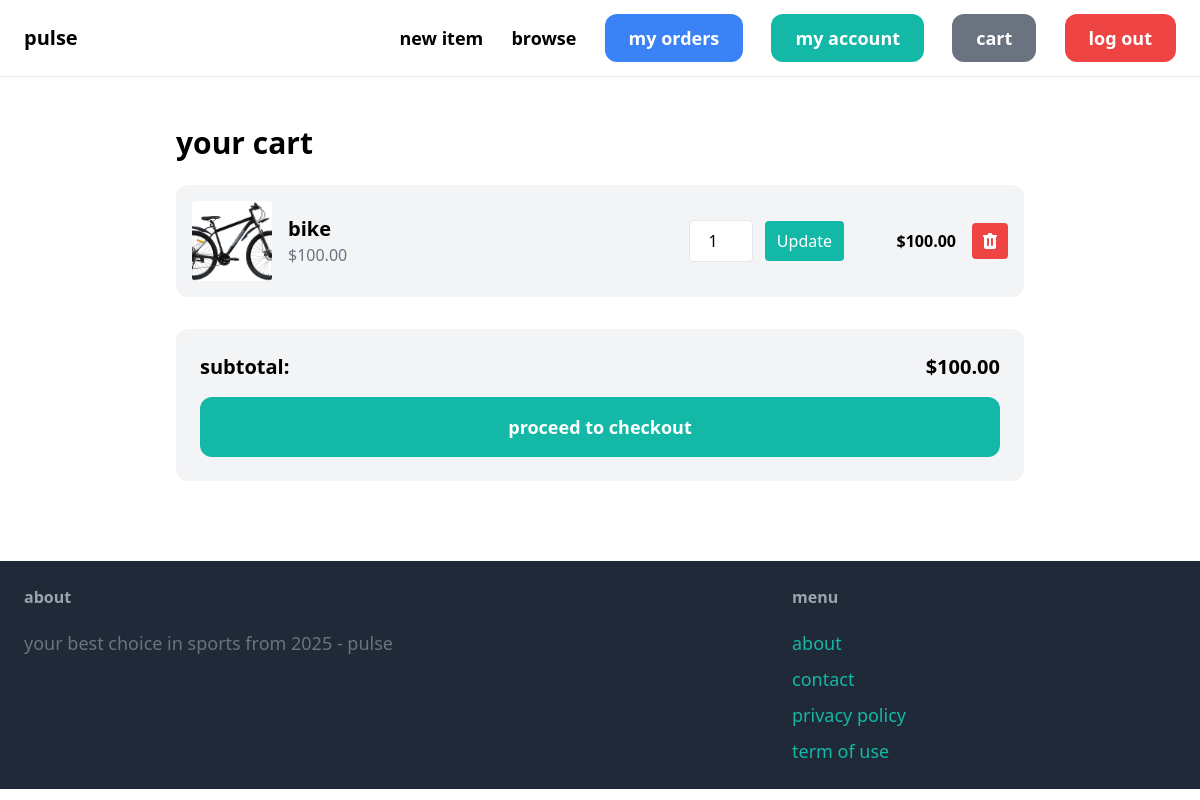
/items/cart/ (signed in), run on an earlier commit of the app's database.
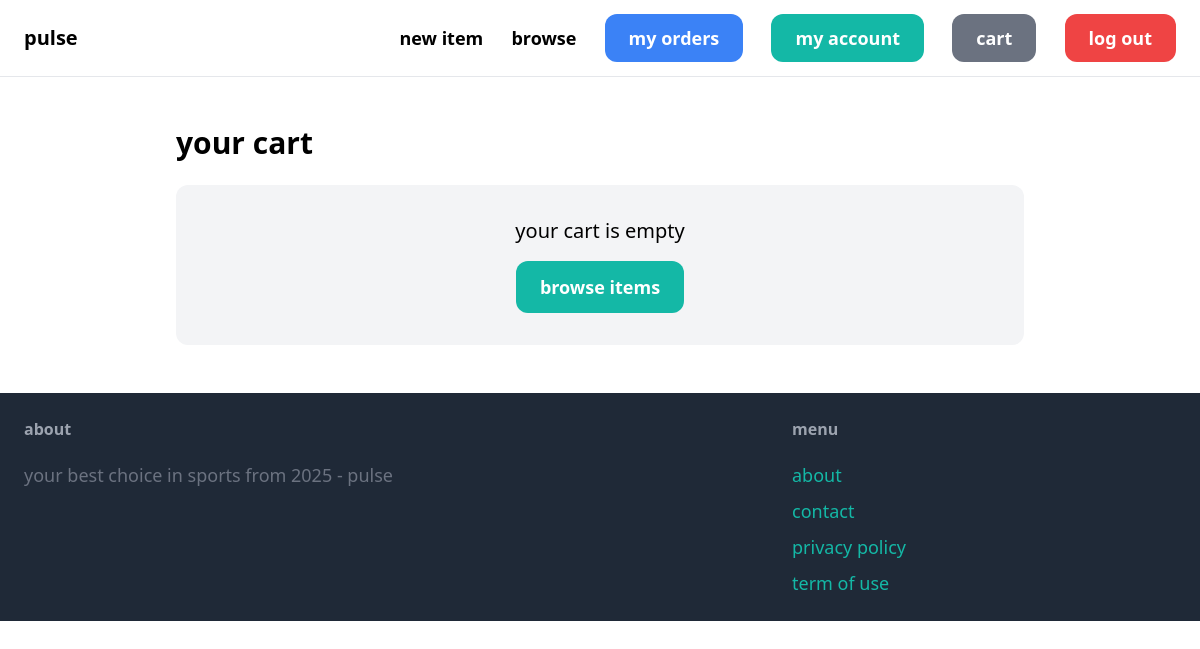
And on a later commit of the database.
### item/models.py (models this page shows, shortened)
class CartItem(models.Model):
    cart = models.ForeignKey(Cart, related_name='items', on_delete=models.CASCADE)
    item = models.ForeignKey(Item, related_name='cart_items', on_delete=models.CASCADE)
    quantity = models.PositiveIntegerField(default=1)
    added_at = models.DateTimeField(auto_now_add=True)
    @property
    def total_price(self):
        return self.item.price * self.quantity

class Item(models.Model):
    category = models.ForeignKey(Category, related_name='items', on_delete=models.CASCADE)
    name = models.CharField(max_length=255)
    description = models.TextField(blank=True, null=True)
    price = models.FloatField()
    image = models.ImageField(upload_to='item_images', blank=True, null=True)
    is_sold = models.BooleanField(default=False)
    created_by = models.ForeignKey(User, related_name='items', on_delete=models.CASCADE)
    created_at = models.DateField(auto_now_add=True)
    is_available = models.BooleanField(default=True)

class Cart(models.Model):
    user = models.ForeignKey(User, related_name='carts', on_delete=models.CASCADE)
    created_at = models.DateTimeField(auto_now_add=True)
    is_active = models.BooleanField(default=True)
    class Meta:
        constraints = [
            models.UniqueConstraint(
                fields=['user'],
                condition=models.Q(is_active=True),
                name='unique_active_cart_per_user'
            )
        ]
    @property
    def total_price(self):
        return sum(item.total_price for item in self.items.all())

### item/views.py (the view)
# urls.py: path('cart/', views.view_cart, name='cart'),
@login_required
def view_cart(request):
    cart, created = Cart.objects.get_or_create(
        user=request.user,
        is_active=True
    )
    return render(request, 'item/cart.html', {'cart': cart})

### item/templates/item/cart.html (shortened to what this page needs)
{% extends 'core/base.html' %}
{% block content %}
<div class="max-w-4xl mx-auto p-6">
    <h1 class="text-3xl font-bold mb-6">your cart</h1>
    {% if cart.items.all %}
    <div class="space-y-4 mb-8">
        {% for item in cart.items.all %}
        <div class="flex items-center bg-gray-100 p-4 rounded-xl">
            <img src="{{ item.item.image.url }}" class="w-20 h-20 object-cover rounded mr-4">
            <div class="flex-1">
                <h2 class="text-xl font-semibold">{{ item.item.name }}</h2>
                <p class="text-gray-500">${{ item.item.price|floatformat:2 }}</p>
            </div>
            <div class="flex items-center space-x-4">
                <form method="post" action="{% url 'item:update_cart_item' item.item.id %}">
                    <input type="number" name="quantity" value="{{ item.quantity }}" min="1"
                           class="w-16 text-center py-2 border rounded">
                    <button type="submit" class="ml-2 px-3 py-2 bg-teal-500 text-white rounded">Update</button>
                </form>
                <p class="font-semibold w-24 text-right">${{ item.total_price|floatformat:2 }}</p>
                <a href="{% url 'item:remove_from_cart' item.item.id %}"
                   class="p-2 bg-red-500 text-white rounded hover:bg-red-700">
                </a>
            </div>
        </div>
        {% endfor %}
    </div>
    <div class="bg-gray-100 p-6 rounded-xl mb-8">
        <div class="flex justify-between text-xl font-bold mb-4">
            <span>subtotal:</span>
            <span>${{ cart.total_price|floatformat:2 }}</span>
        </div>
        <a href="{% url 'core:checkout' %}" class="block w-full py-4 px-6 text-center text-lg font-semibold bg-teal-500 text-white rounded-xl hover:bg-teal-700">proceed to checkout</a>
    </div>
    {% else %}
    <div class="bg-gray-100 p-8 rounded-xl text-center">
        <p class="text-xl mb-4">your cart is empty</p>
        <a href="{% url 'item:browse' %}" class="inline-block px-6 py-3 text-lg font-semibold bg-teal-500 text-white rounded-xl hover:bg-teal-700">browse items</a>
    </div>
    {% endif %}
</div>
{% endblock %}

What changed in the data, as far as the page shows it:
no longer on this page (row unchanged): CartItem: item.image (picture), item.name "bike", item.price "100.00", quantity "1", total_price "100.00"
no longer on this page (row edited): Cart: total_price "100.00"
Also different on the page:
text no longer shown: "subtotal: $ proceed to checkout"
text now shown: "your cart is empty browse items"
